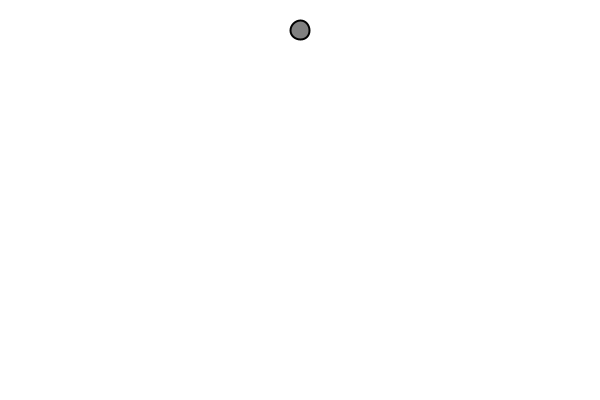
Frame 1 (no input)
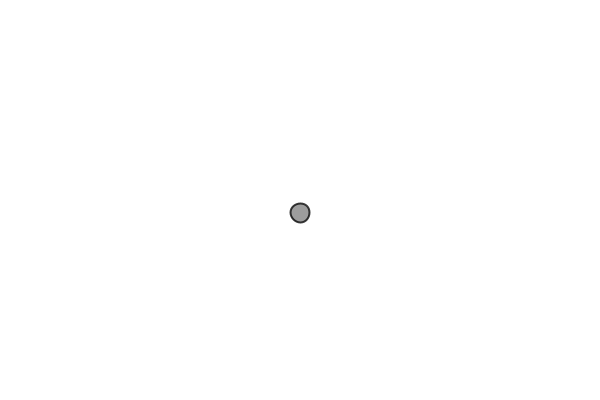
Frame 60 (the mouse pressed at the canvas centre just before this capture)
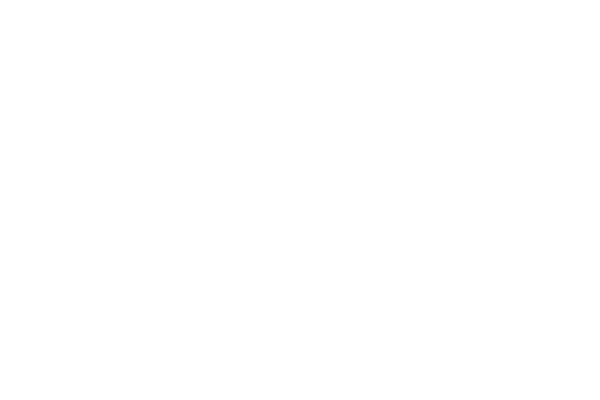
Frame 120 (the mouse held since frame 60 and released just before this capture)

The Processing sketch that drew these frames (run headless with seeded random() and noise(); from frame 60 on, the mouse is pressed at the canvas centre):

// Processing sketch: particleDelegate
// ── particleDelegate.pde
Particle[] particleArray = new Particle[1];

void setup() {
  size(600,400);
  for(int i = 0; i < particleArray.length; i++){
    particleArray[i] = new Particle(width/2, 30); 
  }
}

void draw() {
  background(255);
  
  for(int i = 0; i < particleArray.length; i++){
    PVector gravity = new PVector(0,0.1);
    gravity.mult(particleArray[i].mass);
    particleArray[i].applyForce(gravity);
    
    if(particleArray[i].isDead())
    println("dead particle");
    
    
    particleArray[i].update();
    particleArray[i].display(); 
  }
}

// ── Particle.pde
class Particle{

  PVector location;
  PVector velocity;
  PVector acceleration;
  float mass;
  float lifespan = 255.0;
  
  
  Particle(float xPos, float yPos){
    location = new PVector(xPos, yPos);
    velocity = new PVector(0,0);
    acceleration = new PVector(0,0);
    mass = random(0.5,1.2);
  }
  
  //Newton's 2nd Law with mass!!
  void applyForce(PVector force){
    //  A = F/M
    PVector f = PVector.div(force,mass);
   
  
    acceleration.add(f);
  }
  
  void update(){
  
    
    velocity.add(acceleration);
    location.add(velocity);
    acceleration.mult(0);
    lifespan -=1;
  }
  
  void display() {
    stroke(0, lifespan);
    strokeWeight(2);
    fill(127, lifespan);
    ellipse(location.x, location.y, mass*20, mass*20);
  }

  boolean isDead(){
    if(lifespan <=0){
      return true;
    }else{
      return false;
    }  
  }

  void checkEdges() {

    if (location.x > width) {
      location.x = width;
      velocity.x *=-1;
    } 
    else if (location.x < 0) {
      location.x = 0; 
      velocity.x*=-1;
    }

    if (location.y > height) {
      location.y = height;
      velocity.y*=-1;
    } 
    
  }
  
}
